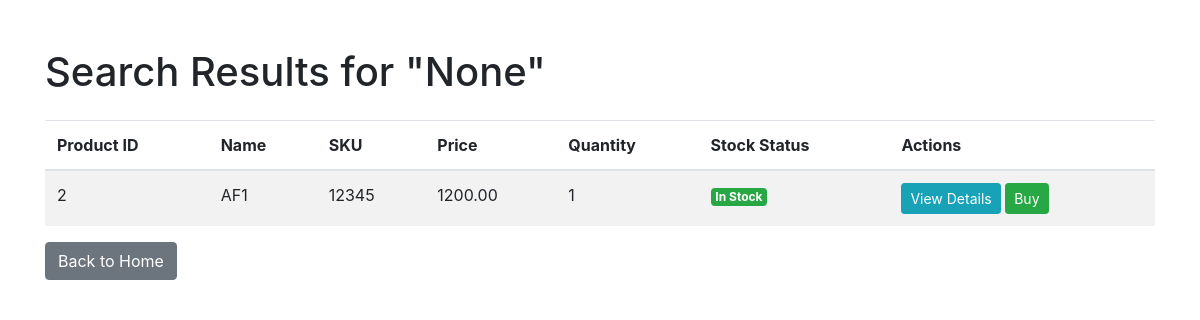
The app's page /search/, older data.
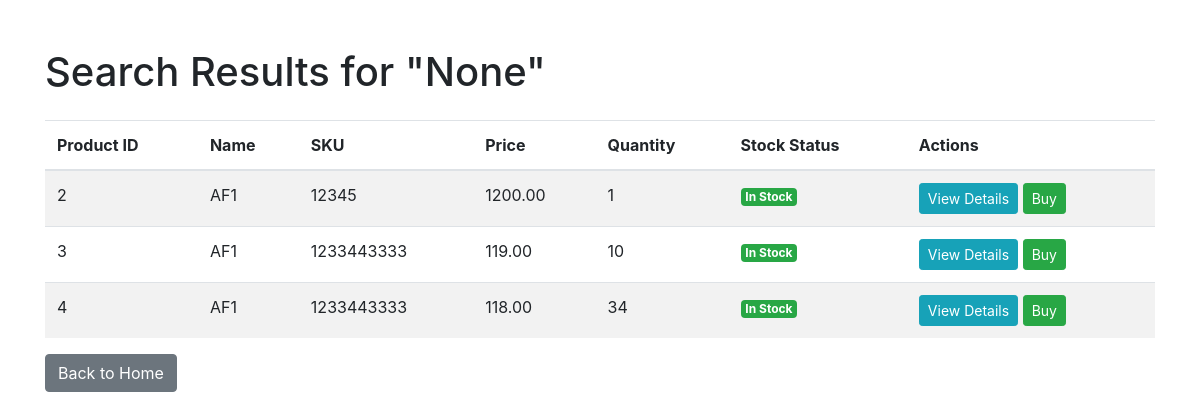
The same page, newer data.
### invApp/models.py (models this page shows, shortened)
class Product(models.Model):
    product_id = models.AutoField(primary_key=True)  # Use this if you want to explicitly define product_id as the PK
    name = models.CharField(max_length=100)
    sku = models.CharField(max_length=100)
    price = models.DecimalField(max_digits=10, decimal_places=2)
    quantity = models.IntegerField()
    supplier = models.CharField(max_length=100)
    quantity = models.PositiveIntegerField()

### invApp/views.py (the view)
# urls.py: path('search/', views.product_search_view, name="product_search"),
def product_search_view(request):
    query = request.GET.get('q', None)
    if query:
        products = Product.objects.filter(name__icontains=query)
    else:
        products = Product.objects.all()  # Show all if no query
    return render(request, 'invApp/product_search.html', {'products': products, 'query': query})

### invApp/templates/invApp/product_search.html (shortened to what this page needs)
<!DOCTYPE html>
<html lang="en">
<head>
    <link rel="stylesheet" href="https://stackpath.bootstrapcdn.com/bootstrap/4.5.2/css/bootstrap.min.css">
</head>
<body>
    <div class="container mt-5">
        <h1>Search Results for "{{ query }}"</h1>
        {% if products %}
            <table class="table table-striped mt-4">
                <thead>
                    <tr>
                        <th>Product ID</th>
                        <th>Name</th>
                        <th>SKU</th>
                        <th>Price</th>
                        <th>Quantity</th>
                        <th>Stock Status</th>
                        <th>Actions</th>
                    </tr>
                </thead>
                <tbody>
                    {% for product in products %}
                    <tr>
                        <td>{{ product.product_id }}</td>
                        <td>{{ product.name }}</td>
                        <td>{{ product.sku }}</td>
                        <td>{{ product.price }}</td>
                        <td>{{ product.quantity }}</td>
                        <td>
                            {% if product.quantity > 0 %}
                                <span class="badge badge-success">In Stock</span>
                            {% else %}
                                <span class="badge badge-danger">Out of Stock</span>
                            {% endif %}
                        </td>
                        <td>
                            <a href="{% url 'product_detail' product.product_id %}" class="btn btn-info btn-sm">View Details</a>
                            {% if request.user.is_authenticated %}
                                <a href="{% url 'product_update' product.product_id %}" class="btn btn-warning btn-sm">Update</a>
                                <a href="{% url 'product_delete' product.product_id %}" class="btn btn-danger btn-sm">Delete</a>
                            {% else %}
                                <a href="#" class="btn btn-success btn-sm">Buy</a>
                            {% endif %}
                        </td>
                    </tr>
                    {% endfor %}
                </tbody>
            </table>
        {% else %}
            <p class="text-center text-muted">No products found matching your search.</p>
        {% endif %}
        <div class="mt-3">
            <a href="{% url 'home' %}" class="btn btn-secondary">Back to Home</a>
        </div>
    </div>
</body>
</html>

Row changes from the older to the newer data that the page shows:
added Product: product_id "3", name "AF1", sku "1233443333", price "119.00", quantity "10", shows "In Stock"
added Product: product_id "4", name "AF1", sku "1233443333", price "118.00", quantity "34", shows "In Stock"
